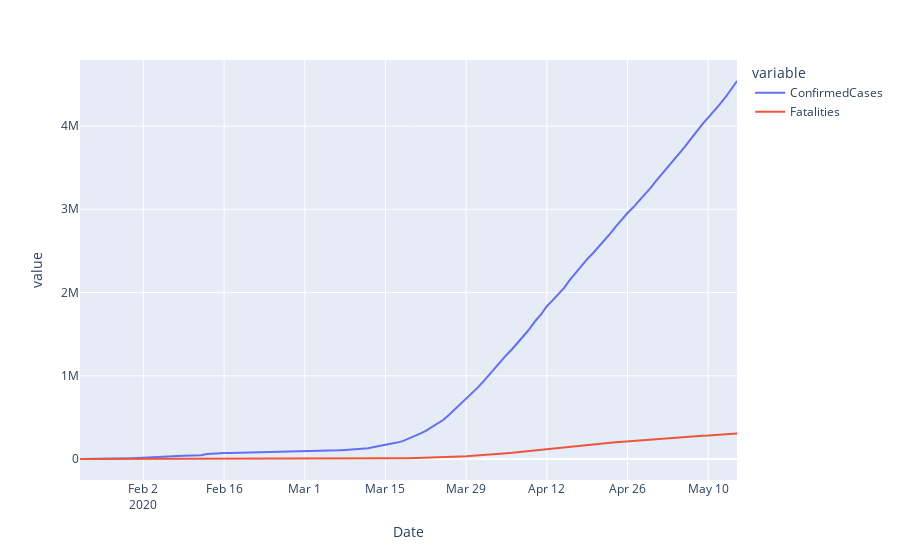

Notebook code cell kept with this figure:
### Markdown cell above
## Plots

### Worldwide cases and fatalities
Let's plot number of COVID cases and fatalities worldwide to get the large picture

### Code cell
# Sum data for the world
df_world = df[["Date", "ConfirmedCases", "Fatalities"]].groupby("Date").sum()

px.line(df_world)
